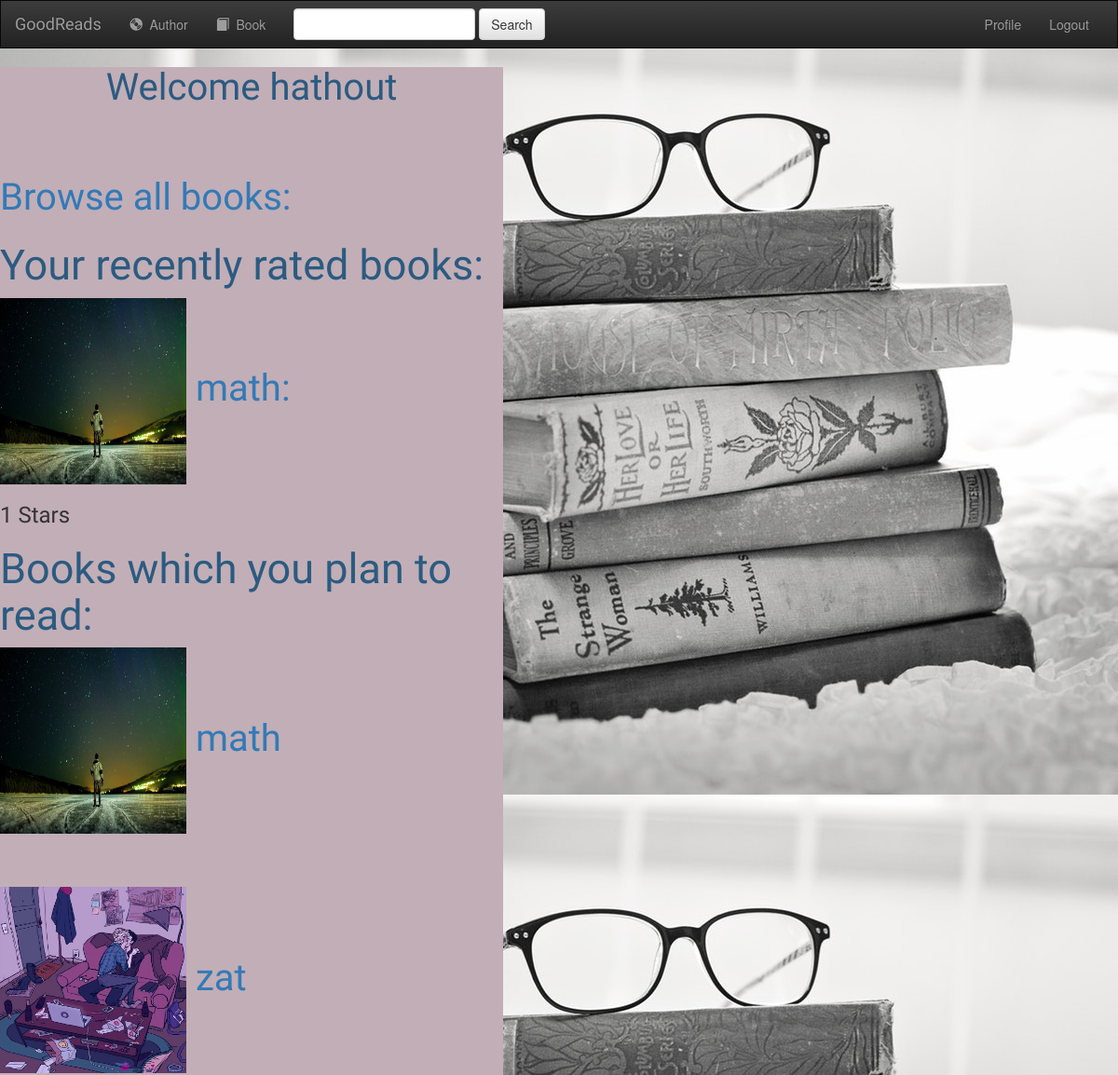
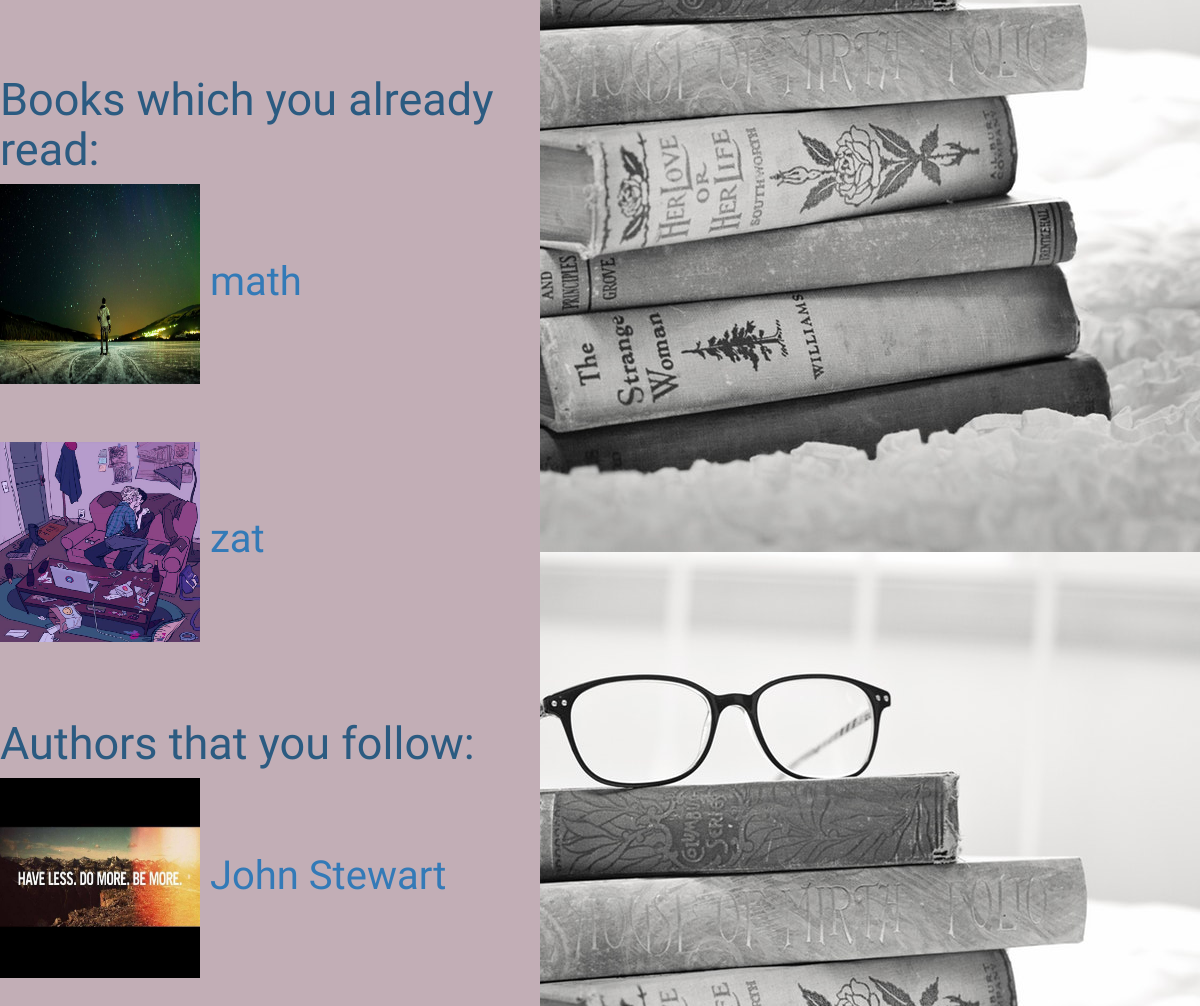
Page /user/account/ (signed in) on the earlier database version (2 pictures, top to bottom).
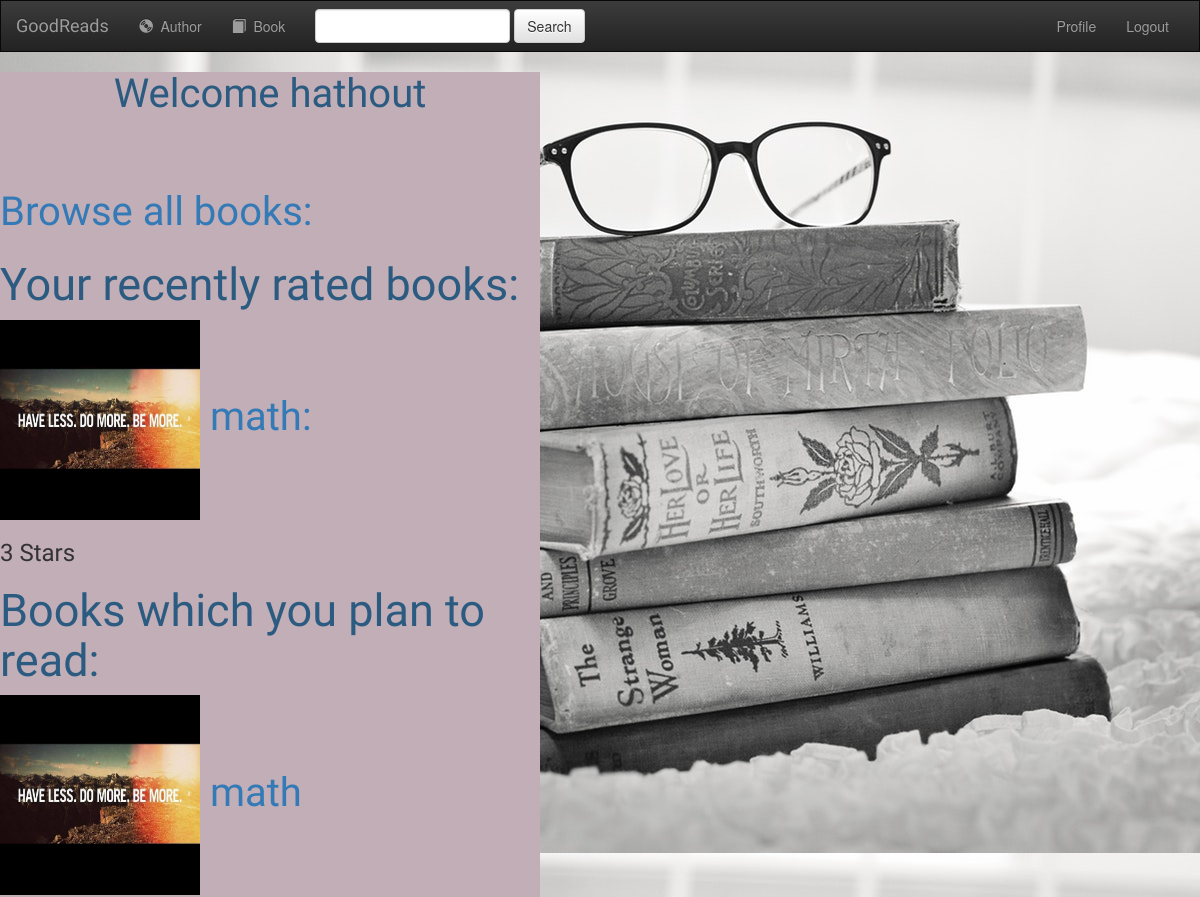
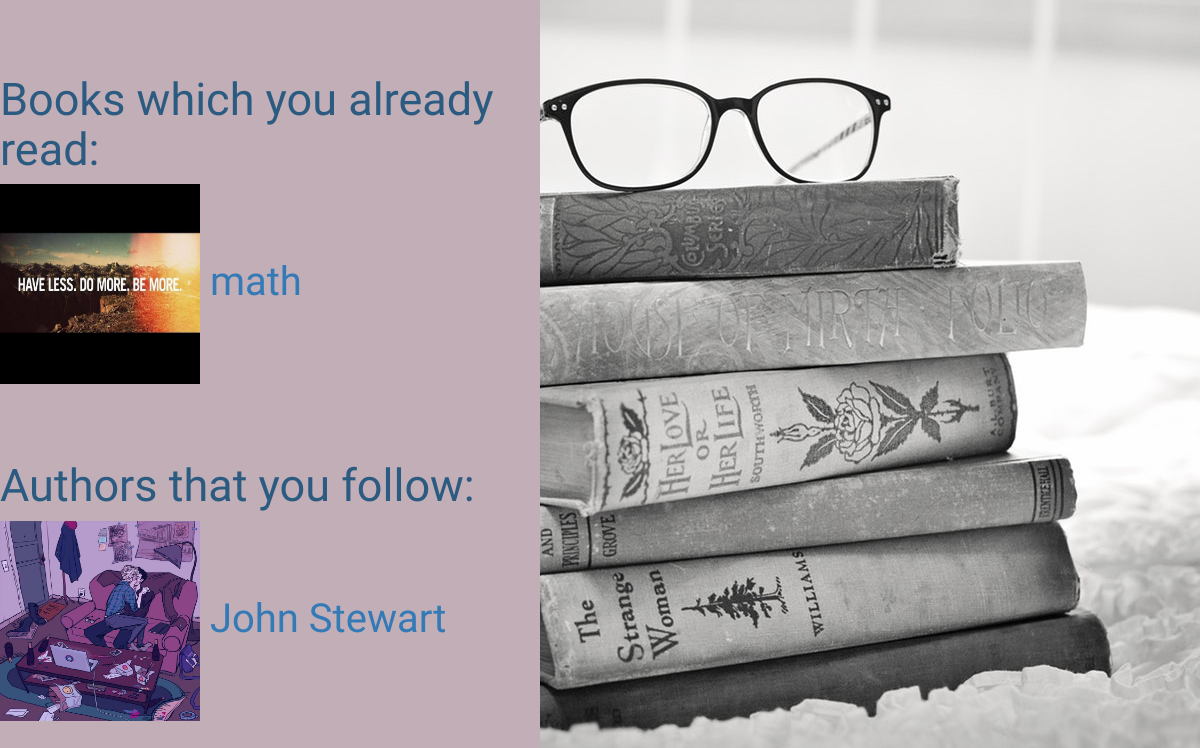
Same page on the later database version (2 pictures, top to bottom).
### Users/models.py (models this page shows)
class rateList(models.Model):
    user=models.ForeignKey(User,on_delete=models.CASCADE)
    book=models.ForeignKey('books.Books',on_delete=models.CASCADE)
    Choices = (
        (1,  '*'),
        (2,  '**'),
        (3,  '***'),
        (4,  '****'),
        (5,  '*****'),
      )
    rate = models.IntegerField(default=1, choices=Choices)

class wishList(models.Model):
    user=models.ForeignKey(User,on_delete=models.CASCADE)
    book=models.ForeignKey('books.Books',on_delete=models.CASCADE)
    date = models.DateTimeField(auto_now=True)

class readList(models.Model):
    user=models.ForeignKey(User,on_delete=models.CASCADE)
    book=models.ForeignKey('books.Books',on_delete=models.CASCADE)
    date = models.DateTimeField(auto_now=True)

class followList(models.Model):
    user=models.ForeignKey(User,on_delete=models.CASCADE)
    author=models.ForeignKey('Authors.Authors',on_delete=models.CASCADE)
    date = models.DateTimeField(auto_now=True)

### books/models.py (models this page shows)
class Books(models.Model):
    book_title = models.CharField(max_length= 100)
    book_category = models.ManyToManyField(BookCategory)
    book_description = models.TextField()
    published_at = models.DateField()
    book_cover = models.FileField(null=True,blank=True)
    Author = models.ForeignKey('Authors.Authors',null=True,on_delete=models.CASCADE)
    def __str__(self):
        return self.book_title

### Authors/models.py (models this page shows)
class Authors(models.Model):
    Author_Name = models.CharField(max_length= 100)
    Author_DoB=models.DateField(null=True, blank=True)
    Author_Bio= models.CharField(max_length=200)
    author_img = models.FileField(null=True,blank=True)
    def __str__(self):
        return self.Author_Name

### Users/views.py (the view)
# urls.py: path('account/', views.view_profile, name = "view_profile"),
@login_required
def view_profile(request):
    userName = {'user':request.user}
    UserRateList=rateList.objects.filter(user=request.user)
    UserReadList=readList.objects.filter(user=request.user)
    UserWishList=wishList.objects.filter(user=request.user)
    UserFollowList=followList.objects.filter(user=request.user)
    print (UserRateList)
    return render(request, 'users/account.html', {'UserRateList':UserRateList, 'UserReadList':UserReadList, 'UserWishList':UserWishList, 'UserFollowList':UserFollowList})

### Users/templates/users/account.html
{% extends "base.html" %}
{% block content %}
        <p>
            <div style=  "background-color: rgb(194, 174, 182);
            height: auto;
            width: 45%;
            font-family: 'satisfy';
            font-size: 40px";>
            <h1 style= "text-align: center;color: #2b5b81; font-family: 'satisfy';
            font-size: 40px">Welcome {{ request.user }}</h1>
                    <br>
            <a href="/books">Browse all books: </a>
            <h1 style= "font-size: 45px; color: #2b5b81;">Your recently rated books:</h1>
            {% for rate in UserRateList %}
            <a href ="/books/{{ rate.book.id }}/" > <img class="card-img-top" src="/media/{{ rate.book.book_cover }}" alt="" style="width:200px;height:200px;">
                {{ rate.book }}:
            </a>
                <h3>{{ rate.rate }} Stars</h3>
            {% endfor %}
            <h1 style= "font-size: 45px; color: #2b5b81;">Books which you plan to read:</h1>
            {% for wbook in UserWishList %}
            <a href ="/books/{{ wbook.book.id }}/" > <img class="card-img-top" src="/media/{{ wbook.book.book_cover }}" alt="" style="width:200px;height:200px;">
              {{ wbook.book }}</a>
              <br>
              <br>
            {% endfor %}
            <h1 style= "font-size: 45px; color: #2b5b81;">Books which you already read:</h1>
            {% for rbook in UserReadList %}
              <a href ="/books/{{ rbook.book.id }}/" ><img class="card-img-top" src="/media/{{ rbook.book.book_cover }}" alt="" style="width:200px;height:200px;">
                {{ rbook.book }}</a>
                <br>
                <br>
            {% endfor %}
            <h1 style= "font-size: 45px; color: #2b5b81;">Authors that you follow:</h1>
            {% for author in UserFollowList %}
            <a href = "/authors/{{ author.author.id }}/"> <img class="card-img-top" src="/media/{{ author.author.author_img }}" alt="" style="width:200px;height:200px;">
              {{ author.author }}</a> <br>
              <br>
            {% endfor %}
            </div>
        </p>
{% endblock %}

### books/templates/base.html (shortened to what this page needs)
<!DOCTYPE html>
<html lang="en">
<head>
    {% load staticfiles %}
    <link rel="stylesheet" href="https://maxcdn.bootstrapcdn.com/bootstrap/3.3.6/css/bootstrap.min.css">
    <link rel="stylesheet" type="text/css" href="{% static 'books/style.css' %}"/>
    <link rel="stylesheet" href="//maxcdn.bootstrapcdn.com/bootstrap/3.2.0/css/bootstrap.min.css">
    <link rel="stylesheet" href="//maxcdn.bootstrapcdn.com/bootstrap/3.2.0/css/bootstrap-theme.min.css">
    <link href="https://maxcdn.bootstrapcdn.com/font-awesome/4.7.0/css/font-awesome.min.css" rel="stylesheet">
    <link rel="stylesheet" href="{% static 'books/style.css' %}">
    <link href="<link href="https://maxcdn.bootstrapcdn.com/font-awesome/4.7.0/css/font-awesome.min.css" rel="stylesheet">
</head>
<body style ="background: url('/media/stack-of-books-vintage-books-book-books.jpg'); background-repeat: no-repeate; ">
<nav class="navbar navbar-inverse">
    <div class="container-fluid">
        <div class="navbar-header">
            <a class="navbar-brand" href="/user/account">GoodReads</a>
        </div>
        <div class="collapse navbar-collapse" id="topNavBar">
          <ul class="nav navbar-nav">
              <li class="{% block authors_active %}{% endblock %}"><a href="/authors/"><span class="glyphicon glyphicon-cd" aria-hidden="true"></span>&nbsp; Author</a></li>
              <li class="{% block books_active %}{% endblock %}"><a href="/books/"><span class="glyphicon glyphicon-book" aria-hidden="true"></span>&nbsp; Book</a></li>
           </ul>
          <ul class = "nav navbar-nav navbar-right">
              {% if user.is_authenticated %}
              <li><a href="/user/account">Profile</a></li>
              <li ><a href="/user/logout">Logout</a></li>
               {% else %}
              <li><a href="/user/register">Register</a></li>
              <li><a href="/user/login">Login</a></li>
              {% endif %}
          </ul>
          <form id = "search"class="navbar-form navbar-left" role="search" method="get" action="/books/search/">
              <div class="form-group">
                  <input type="text" id="search_input" class="form-control" name="in">
              </div>
              <button type="submit" class="btn btn-default">Search</button>
          </form>
        </div>
    </div>
</nav>
{% block content %}
{% endblock %}
</body>
</html>

### Authors/static/books/style.css (style rules this page uses)
.navbar { border-radius: 0; }
.navbar-brand { font-family: 'satisfy'; }

### books/templates/base.html (style rules this page uses)
h1 { color: #000000; font-family: 'Lobster'; }

Differences in the rows shown:
removed wishList: book.book_cover (picture), book "zat"
removed readList: book.book_cover (picture), book "zat"
changed rateList "math": book.book_cover: a different picture; rate "1" → "3"
changed wishList "math": book.book_cover: a different picture
changed readList "math": book.book_cover: a different picture
changed followList "John Stewart": author.author_img: a different picture
